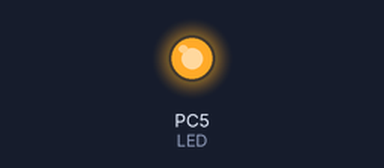
Simulated run of this program. Board: ATmega32, built with avr-gcc and emulated at 8 MHz. Shown: output pins drawn as LEDs (lit = HIGH). EEPROM starts erased. At 2.0 s the program stops and its outputs stay as they are.

Above: at 0.1 s.
At 2.1 s:
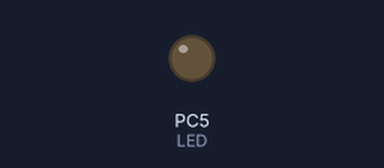
Timing chart, 0 to 3.5 s (numbered marks = the images above):
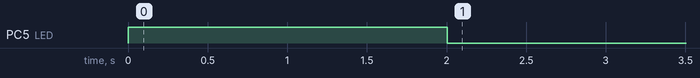

Measured:
- by itself, PC5 (LED): LOW → HIGH at 0.00 s, → LOW 2.0 s later

The program:

15-Internal_EEPROM_with_interrupt.c
```c
/*
 * _15_Internal_EEPROM_with_interrupt.c
 *
 * Created: 5/18/2022 1:04:55 PM
 *  Author: Mohamed Yasser
 */


/*************************************
*turn on LED using interrupt of EEPROM.
*when the data are written successfully to EEPROM, it will generate an interrupt.
*************************************/

/*------------------- macros section: -------------------------*/
#define F_CPU 8000000UL
/*============================ end ==============================*/

/*------------------- includes section: -------------------------*/
#include "internalEEPROM.h"
#include "led.h"
#include <util/delay.h>
#include <avr/interrupt.h>
/*============================ end ==============================*/

int main(void)
{
	uint8 data = 0;
	/*initialize the LED*/
	LED_init('C',5);
	/*initialize interrupt*/
	sei(); // set I-bit.
	SET_BIT(EECR,EERIE); //set interrupt enable bit for EEPROM write.
	/*write data to EEPROM*/
	EEPROM_write(0x80,0x95);
	data = EEPROM_read(0x80);
    while(1)
    {
        LED_turn_off('C',5);
    }
}

ISR(EE_RDY_vect)
{
	LED_turn_on('C',5);
	_delay_ms(2000);
	CLR_BIT(EECR,EERIE); //clear the interrupt enable bit of EEPROM, because it will continuously generate interrupt.
}
```

Atmega_GPIO.c
```c
#include "Atmega_GPIO.h"

void GPIO_pin_direction(char PORT, uint8 BIT, uint8 DIR)
{
    switch(PORT)
    {
        case 'A':
        case 'a':
            if(1 == DIR)
            {
                SET_BIT(DDRA, BIT); //set direction of this pin in port A as output
            }
            else
            {
                CLR_BIT(DDRA, BIT); //set direction of this pin in port A as input
            }
        break;
        case 'B':
        case 'b':
            if(1 == DIR)
            {
                SET_BIT(DDRB, BIT); //set direction of this pin in port B as output
            }
            else
            {
                CLR_BIT(DDRB, BIT); //set direction of this pin in port B as input
            }
        break;
        case 'C':
        case 'c':
            if(1 == DIR)
            {
                SET_BIT(DDRC, BIT); //set direction of this pin in port B as output
            }
            else
            {
                CLR_BIT(DDRC, BIT); //set direction of this pin in port B as input
            }
        break;
        case 'D':
        case 'd':
            if(1 == DIR)
            {
                SET_BIT(DDRD, BIT); //set direction of this pin in port C as output
            }
            else
            {
                CLR_BIT(DDRD, BIT); //set direction of this pin in port C as input
            }
        break;
        default:
        break;
    } //end of switch(PORT);
} //end of  GPIO_pin_direction();


void GPIO_pin_write(char PORT, uint8 BIT, uint8 DATA)
{
    switch(PORT)
    {
        case 'A':
        case 'a':
            if(1 == DATA)
            {
                SET_BIT(PORTA, BIT); //set output value of this pin in port A to 1
            }
            else
            {
                CLR_BIT(PORTA, BIT); //set output value of this pin in port A to 0
            }
        break;
        case 'B':
        case 'b':
            if(1 == DATA)
            {
                SET_BIT(PORTB, BIT); //set output value of this pin in port B to 1
            }
            else
            {
                CLR_BIT(PORTB, BIT); //set output value of this pin in port B to 0
            }
        break;
        case 'C':
        case 'c':
            if(1 == DATA)
            {
                SET_BIT(PORTC, BIT); //set output value of this pin in port C to 1
            }
            else
            {
                CLR_BIT(PORTC, BIT); //set output value of this pin in port C to 0
            }
        break;
        case 'D':
        case 'd':
            if(1 == DATA)
            {
                SET_BIT(PORTD, BIT); //set output value of this pin in port C to 1
            }
            else
            {
                CLR_BIT(PORTD, BIT); //set output value of this pin in port C to 0
            }
        break;
        default:
        break;
    } //end of switch(PORT);
} // end of GPIO_pin_write();


uint8 GPIO_pin_read(char PORT, uint8 BIT)
{
    uint8 read_value = 0;
    switch(PORT)
    {
        case 'A':
        case 'a':
            read_value = READ_BIT(PINA, BIT); //read value of given pin in port A
        break;
        case 'B':
        case 'b':
            read_value = READ_BIT(PINB, BIT); //read value of given pin in port B
        break;
        case 'C':
        case 'c':
            read_value = READ_BIT(PINC, BIT); //read value of given pin in port C
        break;
        case 'D':
        case 'd':
            read_value = READ_BIT(PIND, BIT); //read value of given pin in port D
        break;
        default:
        break;
    } //end of switch(PORT);
    return read_value;
} // end of GPIO_pin_read();


void GPIO_pin_toggle(char PORT, uint8 BIT)
{
    switch(PORT)
    {
        case 'A':
        case 'a':
            TOG_BIT(PORTA, BIT); //toggle value of given pin in port A
        break;
        case 'B':
        case 'b':
            TOG_BIT(PORTB, BIT); //toggle value of given pin in port B
        break;
        case 'C':
        case 'c':
            TOG_BIT(PORTC, BIT); //toggle value of given pin in port C
        break;
        case 'D':
        case 'd':
            TOG_BIT(PORTD, BIT); //toggle value of given pin in port D
        break;
        default:
        break;
    } //end of switch(PORT);
} // end of GPIO_pin_toggle();


void GPIO_port_direction(char PORT, uint8 DIR)
{
    switch(PORT)
    {
        case 'A':
        case 'a':
            DDRA = DIR; // set direction of port A to the given DIR
        break;
        case 'B':
        case 'b':
            DDRB = DIR; // set direction of port B to the given DIR
        break;
        case 'C':
        case 'c':
            DDRC = DIR; // set direction of port C to the given DIR
        break;
        case 'D':
        case 'd':
            DDRD = DIR; // set direction of port D to the given DIR
        break;
        default:
        break;
    } // end of switch(PORT);
} // end of GPIO_port_direction();


void GPIO_port_write(char PORT, uint8 DATA)
{
    switch(PORT)
    {
        case 'A':
        case 'a':
            PORTA = DATA; // write these data on port A
        break;
        case 'B':
        case 'b':
            PORTB = DATA; // write these data on port B
        break;
        case 'C':
        case 'c':
            PORTC = DATA; // write these data on port C
        break;
        case 'D':
        case 'd':
            PORTD = DATA; // write these data on port D
        break;
        default:
        break;
    } // end of switch(PORT);
} // end of GPIO_port_write();


uint8 GPIO_port_read(char PORT)
{
    uint8 read_port = 0;
    switch(PORT)
    {
        case 'A':
        case 'a':
            read_port = PINA; // read data from port A
        break;
        case 'B':
        case 'b':
            read_port = PINB; // read data from port B
        break;
        case 'C':
        case 'c':
            read_port = PINC; // read data from port C
        break;
        case 'D':
        case 'd':
            read_port = PIND; // read data from port D
        break;
        default:
        break;
    } // end of switch(PORT);
    return read_port;
} // end of GPIO_port_read();


void GPIO_pin_pull_up(char port_name, uint8 pin_number)
{
    switch(port_name)
    {
        case 'A':
        case 'a':
            CLR_BIT(DDRA,pin_number); //set pin_number of port_name as input
            CLR_BIT(SFIOR,PUD); //clear PUD bit in SFIOR register
            SET_BIT(PORTA,pin_number); //set pin_number of port_name as high value
        break;
        case 'B':
        case 'b':
            CLR_BIT(DDRB,pin_number); //set pin_number of port_name as input
            CLR_BIT(SFIOR,PUD); //clear PUD bit in SFIOR register
            SET_BIT(PORTB,pin_number); //set pin_number of port_name as high value
        break;
        case 'C':
        case 'c':
            CLR_BIT(DDRC,pin_number); //set pin_number of port_name as input
            CLR_BIT(SFIOR,PUD); //clear PUD bit in SFIOR register
            SET_BIT(PORTC,pin_number); //set pin_number of port_name as high value
        break;
        case 'D':
        case 'd':
            CLR_BIT(DDRD,pin_number); //set pin_number of port_name as input
            CLR_BIT(SFIOR,PUD); //clear PUD bit in SFIOR register
            SET_BIT(PORTD,pin_number); //set pin_number of port_name as high value
        break;
        default:
        break;
    } // end of switch(port_name);
}


void GPIO_port_write_high_nibble(char port_name, uint8 high_nibble)
{
    high_nibble <<= 4; //clear low_nibble bits in number
    switch(port_name)
    {
        case 'A':
        case 'a':
            PORTA &= 0x0f;
            PORTA |= high_nibble;
        break;
        case 'B':
        case 'b':
            PORTB &= 0x0f;
            PORTB |= high_nibble;
        break;
        case 'C':
        case 'c':
            PORTC &= 0x0f;
            PORTC |= high_nibble;
        break;
        case 'D':
        case 'd':
            PORTD &= 0x0f;
            PORTD |= high_nibble;
        break;
        default:
        break;
    } // end of switch(port_name);
}

void GPIO_port_write_low_nibble(char port_name, uint8 low_nibble)
{
    low_nibble &= 0x0f; //clear high_nibble bits in number
    switch(port_name)
    {
        case 'A':
        case 'a':
            PORTA &= 0xf0;
            PORTA |= low_nibble;
        break;
        case 'B':
        case 'b':
            PORTB &= 0xf0;
            PORTB |= low_nibble;
        break;
        case 'C':
        case 'c':
            PORTC &= 0xf0;
            PORTC |= low_nibble;
        break;
        case 'D':
        case 'd':
            PORTD &= 0xf0;
            PORTD |= low_nibble;
        break;
        default:
        break;
    } // end of switch(port_name);
}
```

Atmega_GPIO.h
```c
#ifndef __ATMEGA_GPIO_HEADER__
#define __ATMEGA_GPIO_HEADER__

/*******************************************************************************
*@file: Atmega_GPOI.h
*@author: Mohamed Yasser
*@brief: driver for atmega32 MCU
*@about_GPIO_ports:
*--> each pin (I/O line) must be configered as input or output, before it is used.
*--> each port has 3 control registers: (DDRx, PORTx, PINx). (data directional, output reg, input reg).
*@How_to_use?
*   1- configer port direction using (DDRx) register. (1 for output, 0 for input).
*   2- use (PORTx) register to output data on port.
*   3- use (PINx) register to read data on port.
*******************************************************************************/


/*------------------- includes section: -------------------------*/
#include <avr/io.h>
#include "std_macros.h"
#include "typedef.h"
/*============================ end ==============================*/


/*---------------------- functions prototypes: -------------------------*/


/*
function name: GPIO_pin_direction
function arguments: (char PORT, uint8 BIT, uint8 DIR)
function return: void
function description: It set direction of specific port (PORTx = DIR);
*/
void GPIO_pin_direction(char PORT, uint8 BIT, uint8 DIR);


/*
function name: GPIO_pin_write
function arguments: (char PORT, uint8 BIT, uint8 DATA)
function return: void
function description: It writes data on specific pin
*/
void GPIO_pin_write(char PORT, uint8 BIT, uint8 DATA);


/*
function name: GPIO_pin_read
function arguments: (char PORT, uint8 BIT)
function return: uint8
function description: It reads data from specific pin
*/
uint8 GPIO_pin_read(char PORT, uint8 BIT);


/*
function name: GPIO_pin_toggle
function arguments: (char PORT, uint8 BIT)
function return: void
function description: It toggles the value on specific pin
*/
void GPIO_pin_toggle(char PORT, uint8 BIT);


/*
function name: GPIO_port_direction
function arguments: (char PORT, uint8 DIR)
function return: void
function description: It set direction of specific port as input (0) or output (1)
*/
void GPIO_port_direction(char PORT, uint8 DIR);


/*
function name: GPIO_port_write
function arguments: (char PORT, uint8 DATA)
function return: void
function description: It writes data on port
*/
void GPIO_port_write(char PORT, uint8 DATA);


/*
function name: GPIO_port_read
function arguments: (char PORT)
function return: uint8
function description: It reads data from port
*/
uint8 GPIO_port_read(char PORT);


/*
function name: GPIO_pin_pull_up
function arguments: (char port_name, uint8 pin_number)
function return: void
function description: It turns on the pull up resistor to the selected pin in port
*/
void GPIO_pin_pull_up(char port_name, uint8 pin_number);

/*
function name: GPIO_port_write_high_nibble
function arguments: (char port_name, uint8 high_nibble)
function return: void
function description: It writes the given data on high_nibble bits of the given port
*/
void GPIO_port_write_high_nibble(char port_name, uint8 high_nibble);

/*
function name: GPIO_port_write_low_nibble
function arguments: (char port_name, uint8 low_nibble)
function return: void
function description: It writes the given data on low_nibble bits of the given port
*/
void GPIO_port_write_low_nibble(char port_name, uint8 low_nibble);


/*============================ end ==============================*/


#endif //__ATMEGA_GPIO_HEADER__
```

internalEEPROM.c
```c
#include "internalEEPROM.h"

void EEPROM_write(uint16 address, uint8 data)
{
	/*wait until (EEWE) bit in (EECR), becomes ZERO, to start new write operation*/
	while (READ_BIT(EECR,EEWE))
	{
		//do nothing
	}
	/*wait until (SPMEN) bit in (SPMCR) becomes zero*/
	while (READ_BIT(SPMCR,SPMEN))
	{
		//do nothing
	}
	/*load address in (EEARL, EEARH)*/
	EEARL = (uint8) address;
	EEARH = (uint8) (address>>8);
	/*load data to (EEDR)*/
	EEDR = data;
	/*write logic '1' to (EEMWE) bit in (EECR)*/
	SET_BIT(EECR,EEMWE);
	/*start EEPROM write operation, by setting the (EEWE) bit in (EECR)*/
	SET_BIT(EECR,EEWE);
	/*wait for 4 clock cycles, until write operation is done*/
	while (READ_BIT(EECR,EEWE))
	{
		//wait for 4 clock cycles.
	}
}


uint8 EEPROM_read(uint16 address)
{
	uint8 data = 0;
	/*first make sure that any write operation is finished first*/
	while (READ_BIT(EECR,EEWE))
	{
		//do nothing
	}
	/*load address in (EEARL, EEARH)*/
	EEARL = (uint8) address;
	EEARH = (uint8) (address>>8);
	/*start EEPROM read operation by setting (EERE) bit in (EECR)*/
	SET_BIT(EECR,EERE);
	/*read data from (EEDR) and return it*/
	data = EEDR;
	/*return data*/
	return data;
}
```

internalEEPROM.h
```c
#ifndef INTERNALEEPROM_H_
#define INTERNALEEPROM_H_

#include "std_macros.h"
#include "typedef.h"
#include <avr/io.h>

/*
function name: EEPROM_write
function arguments: (uint16 address, uint8 data)
function return: void
function description: It writes 8-bit data to the given address in internal EEPROM
*/
void EEPROM_write(uint16 address, uint8 data);


/*
function name: EEPROM_read
function arguments: (uint16 address)
function return: uint8
function description: It reads 8-bit data from the given address in internal EEPROM
*/
uint8 EEPROM_read(uint16 address);


#endif /* INTERNALEEPROM_H_ */
```

led.c
```c
#include "led.h"

void LED_init(char port_name, uint8 pin_number)
{
    GPIO_pin_direction(port_name, pin_number, 1);
}


void LED_turn_on(char port_name, uint8 pin_number)
{
    GPIO_pin_write(port_name, pin_number, 1);
}


void LED_turn_off(char port_name, uint8 pin_number)
{
    GPIO_pin_write(port_name, pin_number, 0);
}


void LED_toggle(char port_name, uint8 pin_number)
{
    GPIO_pin_toggle(port_name, pin_number);
}


uint8 LED_status(char port_name, uint8 pin_number)
{
    return (GPIO_pin_read(port_name, pin_number));
}
```

led.h
```c
#ifndef __LED_DRIVER__
#define __LED_DRIVER__

/*******************************************************************************
*@file: led.h
*@author: Mohamed Yasser
*@brief: driver for led. (init, turnOn, turnOff, toggle, getStatus)
*How to use?
*   1- Init the led using:  LED_init(char port_name, uint8 pin_number);
*   2- Control led (on, off, toggle) using following functions.
*   3- You can get led status using: LED_status(char port_name, uint8 pin_number);
*******************************************************************************/


/*------------------- includes section: -------------------------*/
#include "Atmega_GPIO.h"
/*============================ end ==============================*/


/*------------------- functions prototypes: -------------------------*/


/*
function name: LED_init
function return: void
function arguments: (char port_name, uint8 pin_number)
function description: it initialize given pin number as output on the given port
*/
void LED_init(char port_name, uint8 pin_number);


/*
function name: LED_turn_on
function return: void
function arguments: (char port_name, uint8 pin_number)
function description: it turn on the led on the given pin and port
*/
void LED_turn_on(char port_name, uint8 pin_number);


/*
function name: LED_turn_off
function return: void
function arguments: (char port_name, uint8 pin_number)
function description: it turn off the led on the given pin and port
*/
void LED_turn_off(char port_name, uint8 pin_number);


/*
function name: LED_toggle
function return: void
function arguments: (char port_name, uint8 pin_number)
function description: it toggles the led on the given pin and port
*/
void LED_toggle(char port_name, uint8 pin_number);


/*
function name: LED_status
function return: uint8
function arguments: (char port_name, uint8 pin_number)
function description: it returns the status of LED; either on (1) of off (0)
*/
uint8 LED_status(char port_name, uint8 pin_number);


/*============================ end ==============================*/


#endif // __LED_DRIVER__
```

typedef.h
```c
#ifndef __typedef__
#define __typedef__

typedef unsigned char uint8;
typedef signed   char sint8;
typedef unsigned short uint16;
typedef signed   short sint16;
typedef unsigned long int uint32;
typedef signed   long int sint32;
typedef unsigned long long int uint64;
typedef signed   long long int sint64;
typedef float  float32;
typedef double float64;

#endif //__typedef__
```

Source omitted: std_macros.h (805 bytes)
